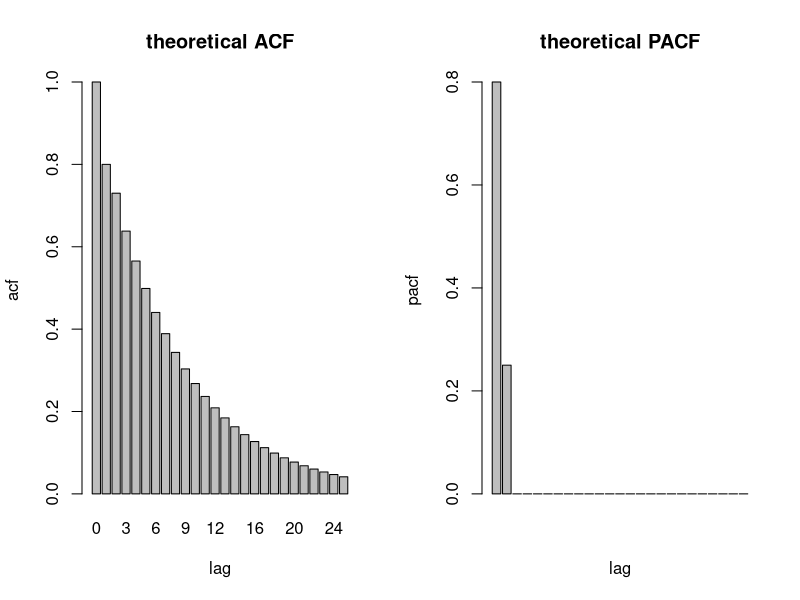
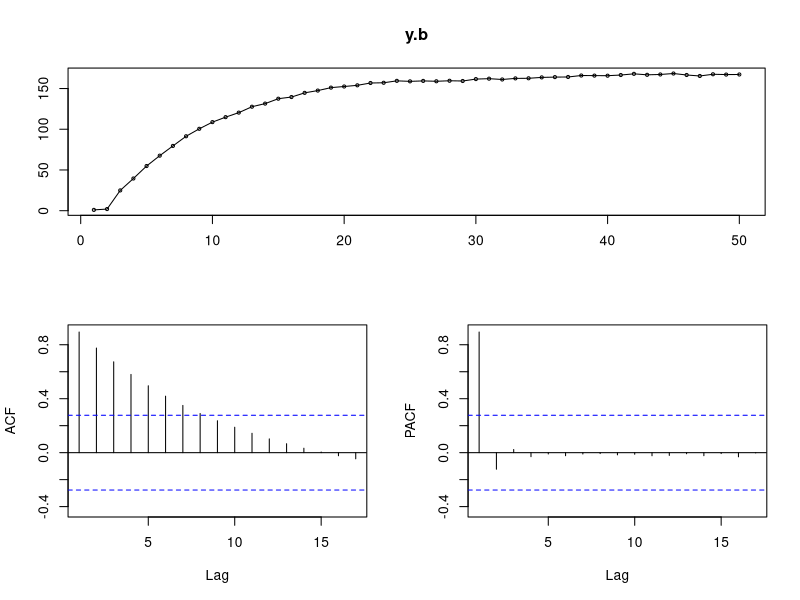
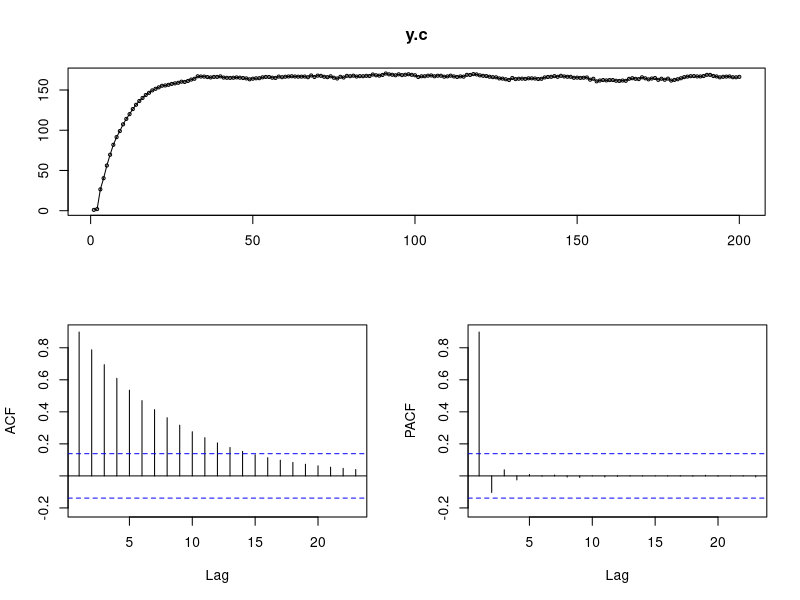
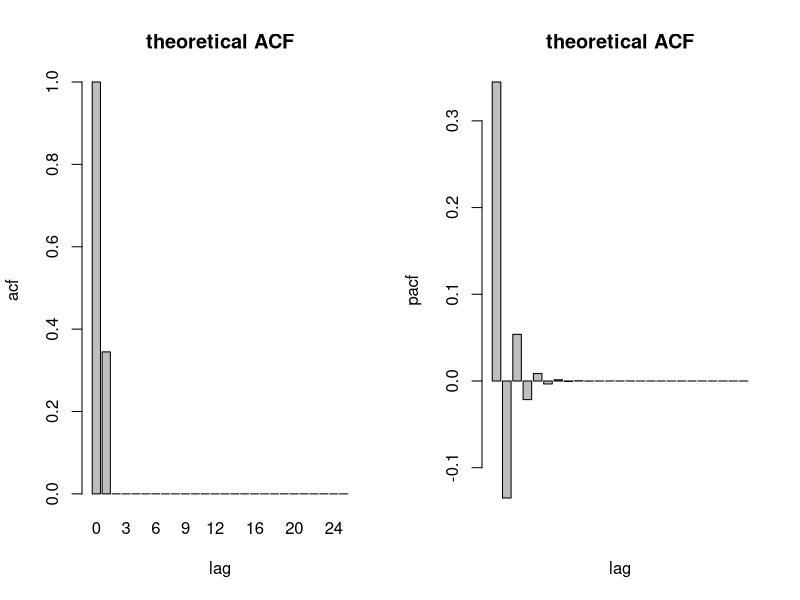
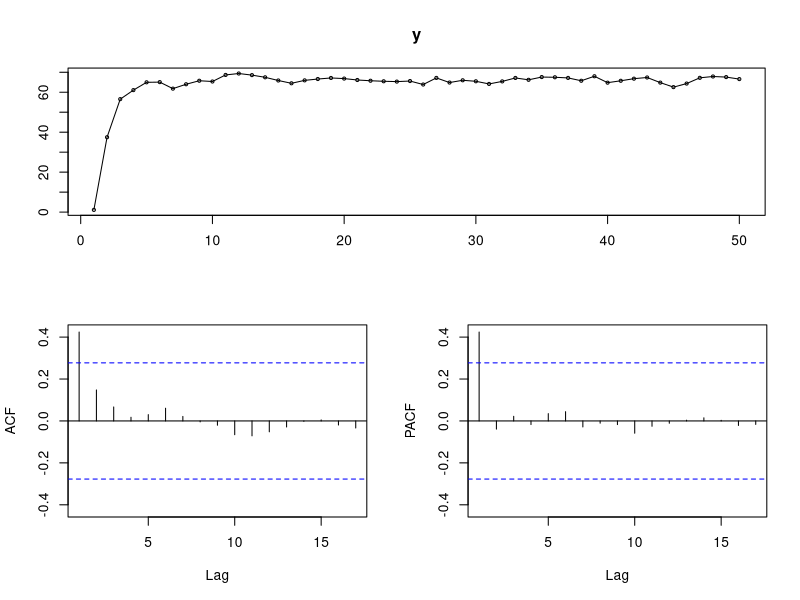
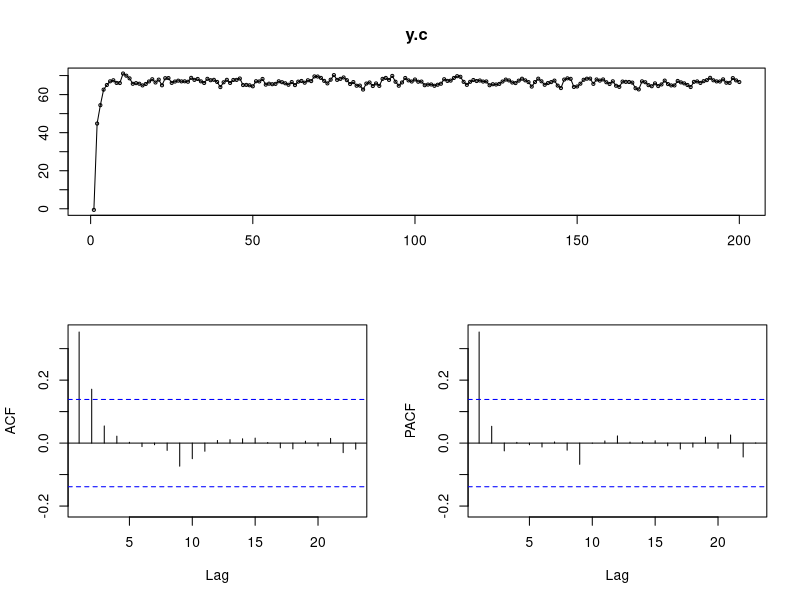
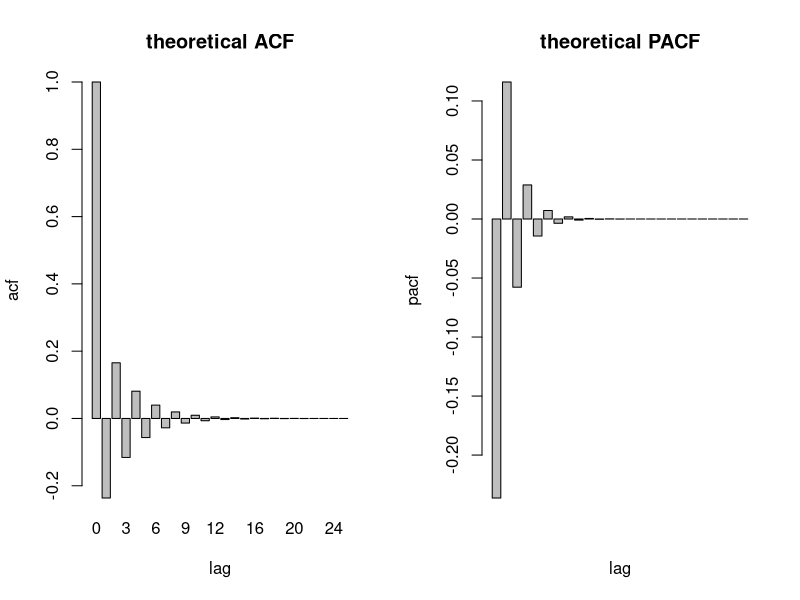
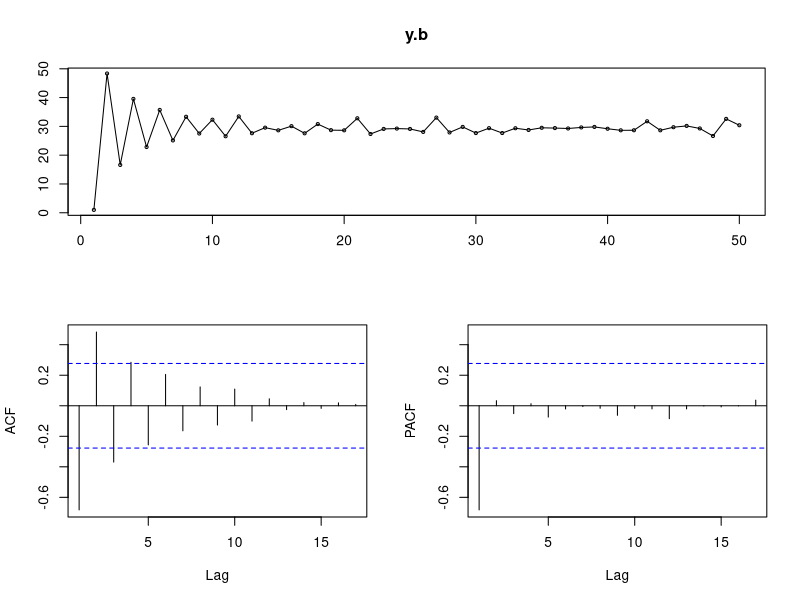

Generate these figures, in order, with R:
## ---- chunk 1
require(magrittr)
require(forecast)
## ---- chunk 2
  acf = ARMAacf(ar = c(0.6,0.25),lag.max=25)
  pacf = ARMAacf(ar = c(0.6,0.25),lag.max=25, pacf = T)
  par(mfrow=c(1,2))  
  barplot(acf,main = "theoretical ACF",
            xlab = "lag",
            ylab = "acf")

    barplot(pacf,main = "theoretical PACF",
            xlab = "lag",
            ylab = "pacf")
## ---- chunk 3
    y.b = c(1,2)
    for(i in 3:50){
      y.b %<>% append(., 25 + 0.6*y.b[i-1] + 0.25*y.b[i-2] + rnorm(1,0,1))
    }
      
      tsdisplay(y.b)
## ---- chunk 4
    y.c = c(1,2)
    for(i in 3:200){
      y.c %<>% append(., 25 + 0.6*y.c[i-1] + 0.25*y.c[i-2] + rnorm(1,0,1))
    }
    tsdisplay(y.c)
## ---- chunk 5
  acf = ARMAacf(ma = c(0.4),lag.max = 25)
  pacf = ARMAacf(ma = 0.4,lag.max = 25,pacf=T)
    par(mfrow=c(1,2))    
  barplot(acf,main = "theoretical ACF", xlab = "lag",
          ylab = "acf")
    barplot(pacf,main = "theoretical ACF", xlab = "lag",
            ylab = "pacf")
## ---- chunk 6
    y = c(rnorm(1,0,sqrt(2)))
    for(i in 2:50){
      y %<>% append(., 40 + 0.4*y[i-1] + rnorm(1,0,sqrt(2)))
    }
      
      tsdisplay(y)
## ---- chunk 7
    y.c = c(rnorm(1,0,sqrt(2)))
    for(i in 2:200){
      y.c %<>% append(., 40 + 0.4*y.c[i-1] + rnorm(1,0,sqrt(2)))
    }
      tsdisplay(y.c)
## ---- chunk 8
    acf = ARMAacf(ar = -0.7, ma = 0.5, lag.max = 25)
    pacf = ARMAacf(ar = -0.7, ma = 0.5, lag.max = 25, pacf = T)
    par(mfrow=c(1,2))  
    barplot(acf,main = "theoretical ACF",
            xlab = "lag",
            ylab = "acf")

    barplot(pacf,main = "theoretical PACF",
            xlab = "lag",
            ylab = "pacf")
## ---- chunk 9
    y.b = c(1)
    e = c(rnorm(1,0,sqrt(2)))
    for(i in 2:50){
      e[i] = 0.5*e[i-1]
      y.b[i] = 50 - 0.7*y.b[i-1] + e[i] + rnorm(1,0,sqrt(2))
    }
      tsdisplay(y.b)
## ---- chunk 10
    y.c = c(1)
    e = c(rnorm(1,0,sqrt(2)))
    for(i in 2:200){
      e[i] = 0.5*e[i-1]
      y.c[i] = 50 - 0.7*y.c[i-1] + e[i] + rnorm(1,0,sqrt(2))
    }
      tsdisplay(y.c)
